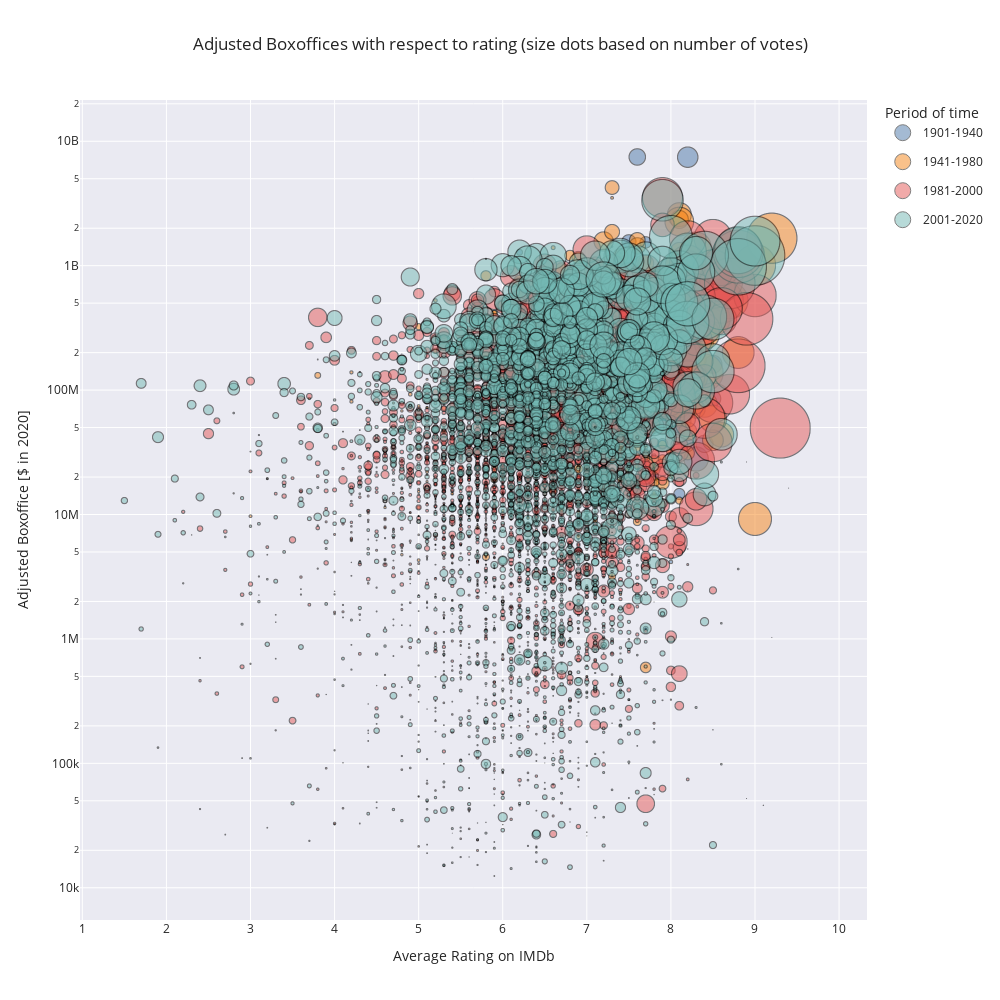

The notebook cell this image was saved under:
### Code cell
import plotly.express as px
import plotly.graph_objects as go

# Divide data into 4 different time periods
periods = [(1901, 1940), (1941, 1980), (1981, 2000), (2001, 2020)]

# Create a new column 'period' in movies_df based on release year
movies_df['period'] = pd.cut(movies_df['release_date'].dt.year, bins=[period[0] for period in periods] + [np.inf],
                             labels=[f'{start}-{end}' for (start, end) in periods])


# Define the chronological order of the periods
category_order = [f'{start}-{end}' for (start, end) in periods]

# Scatter plot with larger dots based on 'numVotes' and color based on 'period'
fig = px.scatter(movies_df, x='averageRating', y='adj_boxoffice', size='numVotes',
                 color='period', color_discrete_sequence=MULT_COLOR,
                 opacity=0.5, labels={'numVotes': 'Number of Votes (Ks of votes)'},
                 category_orders={'period': category_order},
                 size_max=60,  # Set the maximum size of the dots
                 title='Adjusted Boxoffices with respect to rating (size dots based on number of votes)',
                 width=1000, height=1000,
                 log_y=True,  # Include log scale on the y-axis
                 template=TEMPLATE)  # Set the template to 'plotly_white' or choose another template
# Add a border around the dots
fig.update_traces(marker=dict(line=dict(color='black', width=1)),
                  selector=dict(mode='markers'))

fig.update_layout(
    legend=go.layout.Legend(
        title=dict(text='Period of time')  # Set the title of the legend
    ),
    xaxis_title='Average Rating on IMDb',  # Set the label for the x-axis
    yaxis_title='Adjusted Boxoffice [$ in 2020]'   # Set the label for the y-axis
)

fig.show()

### Figure 1 — Plotly figure (JSON) as saved in the notebook; plotly's stock layout.template omitted (floating-point values rounded to 4 significant figures; data arrays with more than 128 entries replaced by an {"elided": "..."} marker saying what was removed)
{"data": [{"hovertemplate": "period=1901-1940<br>averageRating=%{x}<br>adj_boxoffice=%{y}<br>Number of Votes (Ks of votes)=%{marker.size}<extra></extra>", "legendgroup": "1901-1940", "marker": {"color": "#4C78A8", "line": {"color": "black", "width": 1}, "opacity": 0.5, "size": {"elided": "231 int values"}, "sizemode": "area", "sizeref": 782.8, "symbol": "circle"}, "mode": "markers", "name": "1901-1940", "showlegend": true, "type": "scattergl", "x": {"elided": "231 float values"}, "xaxis": "x", "y": {"elided": "231 float values"}, "yaxis": "y"}, {"hovertemplate": "period=1941-1980<br>averageRating=%{x}<br>adj_boxoffice=%{y}<br>Number of Votes (Ks of votes)=%{marker.size}<extra></extra>", "legendgroup": "1941-1980", "marker": {"color": "#F58518", "line": {"color": "black", "width": 1}, "opacity": 0.5, "size": {"elided": "1420 int values"}, "sizemode": "area", "sizeref": 782.8, "symbol": "circle"}, "mode": "markers", "name": "1941-1980", "showlegend": true, "type": "scattergl", "x": {"elided": "1420 float values"}, "xaxis": "x", "y": {"elided": "1420 float values"}, "yaxis": "y"}, {"hovertemplate": "period=1981-2000<br>averageRating=%{x}<br>adj_boxoffice=%{y}<br>Number of Votes (Ks of votes)=%{marker.size}<extra></extra>", "legendgroup": "1981-2000", "marker": {"color": "#E45756", "line": {"color": "black", "width": 1}, "opacity": 0.5, "size": {"elided": "3011 int values"}, "sizemode": "area", "sizeref": 782.8, "symbol": "circle"}, "mode": "markers", "name": "1981-2000", "showlegend": true, "type": "scattergl", "x": {"elided": "3011 float values"}, "xaxis": "x", "y": {"elided": "3011 float values"}, "yaxis": "y"}, {"hovertemplate": "period=2001-2020<br>averageRating=%{x}<br>adj_boxoffice=%{y}<br>Number of Votes (Ks of votes)=%{marker.size}<extra></extra>", "legendgroup": "2001-2020", "marker": {"color": "#72B7B2", "line": {"color": "black", "width": 1}, "opacity": 0.5, "size": {"elided": "2799 int values"}, "sizemode": "area", "sizeref": 782.8, "symbol": "circle"}, "mode": "markers", "name": "2001-2020", "showlegend": true, "type": "scattergl", "x": {"elided": "2799 float values"}, "xaxis": "x", "y": {"elided": "2799 float values"}, "yaxis": "y"}], "layout": {"height": 1000, "legend": {"title": {"text": "Period of time"}}, "title": {"text": "Adjusted Boxoffices with respect to rating (size dots based on number of votes)"}, "width": 1000, "xaxis": {"anchor": "y", "domain": [0, 1], "title": {"text": "Average Rating on IMDb"}}, "yaxis": {"anchor": "x", "domain": [0, 1], "title": {"text": "Adjusted Boxoffice [$ in 2020]"}, "type": "log"}}}
